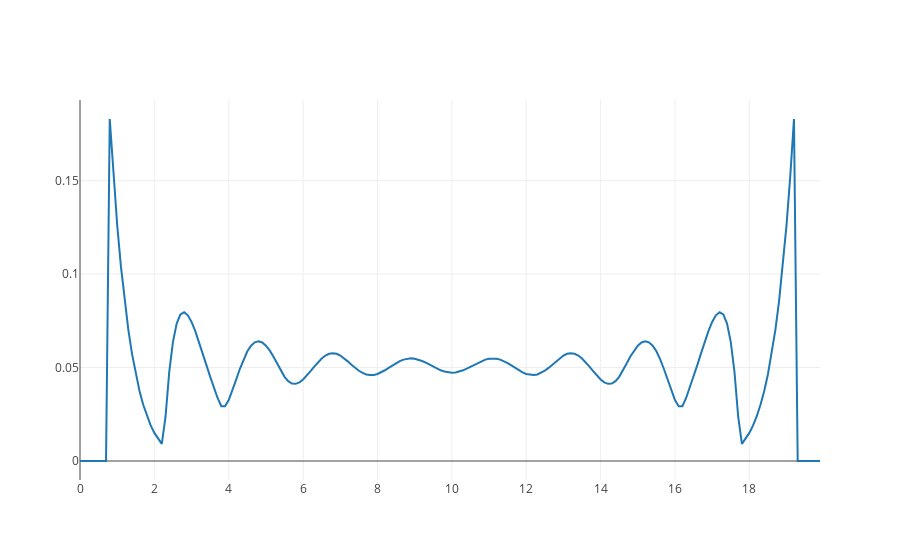

The code cell stored with this chart in its notebook:
### Code cell
# There is something going on!
tot = np.zeros_like(xs)

for k in range(num_spheres):
    ys = np.zeros_like(xs)
    for i, x in enumerate(xs):
        ys[i] = gammak(k, x, num_spheres, length, sigma)
    
    tot += ys / np.mean(ys) / 200  # GO WILD! guess the normalization!

py.iplot([Scatter(x=xs, y=tot)])

### Figure 1 — Plotly figure (JSON) as saved in the notebook; plotly's stock layout.template omitted (floating-point values rounded to 4 significant figures; data arrays with more than 128 entries replaced by an {"elided": "..."} marker saying what was removed)
{"data": [{"type": "scatter", "x": {"elided": "200 float values"}, "y": {"elided": "200 float values"}}], "layout": {}}
